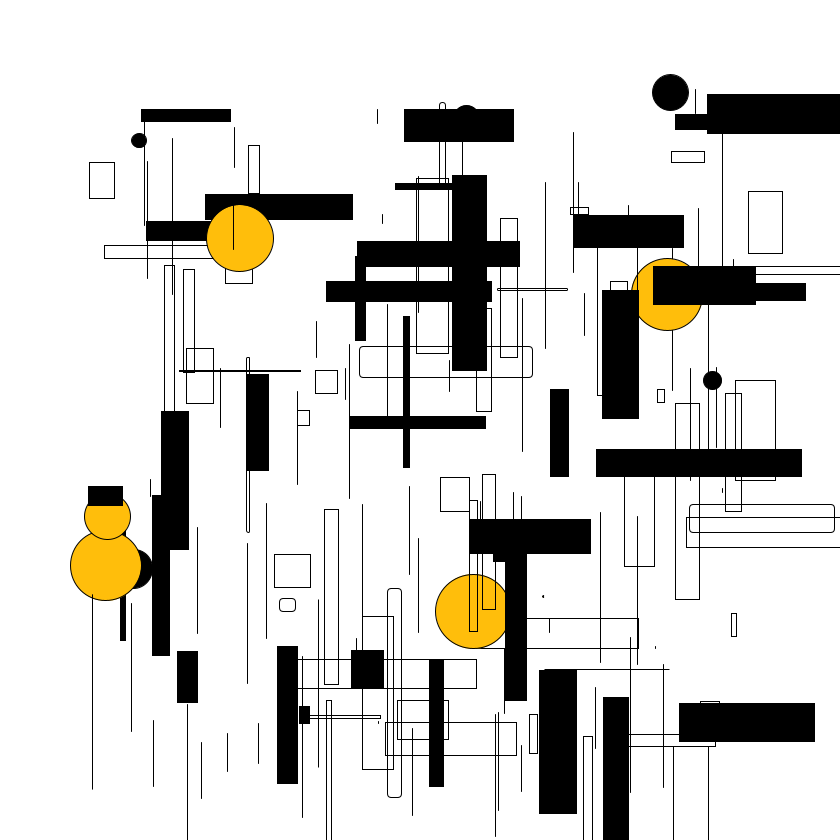
Frame 1 (no input)
Frame 2 (the mouse pressed at the canvas centre, redrawn once): blank canvas, image omitted

The Processing sketch that drew this single still picture (run headless with seeded random() and noise(); the mouse was pressed at the canvas centre and the sketch redrawn once):

// Processing sketch: schematic001
// ── schematic001.pde
//yellow, orange, pink, purple, blue, green
color[] palette = {#FFBE0B,#FB5607,#FF006E,#8338EC,#3A86FF,#38B000};
int w = 840;
int h = 840;
int step = 0;
int maxSteps = 42*4;
int variation = 10;
int radius=0;
float shape;
float orientation;

void settings(){
  size(w,h);
}

void setup() {
  frameRate(1);
  fill(#000000);
  noLoop();
}


void draw() {
  background(#FFFFFF);
  while (step<maxSteps){
    fill(#000000);
    shape=random(42*2);
    float x = random(42*2,w-42*2);
    float y = random(42*2,h-42*2); 
    if (shape<42){
      //draw rectangle
      if (shape<42/10){radius=4;}
      if (shape<42-16.8){noFill();}
      orientation=random(42);
      if (orientation<42/3){rect(x,y,random(42*5),random(42),radius);}   
      else {rect(x,y,random(42),random(42*5),radius);} 
      radius=0;
    }
    else if (shape<42*1.8){
      //draw line
      if (shape<37.8) {line(x,y,x+random(42*6),y);}
      else {line(x,y,x,y+random(42*4));}
    }
    else{
      //draw circle
      if (shape>80) {fill(#FFBE0B);}
      circle(x,y,random(42*2));
    }
    step++;
  }
  //System.out.println("done!");
  //step=0;
  save("test.png");
}
